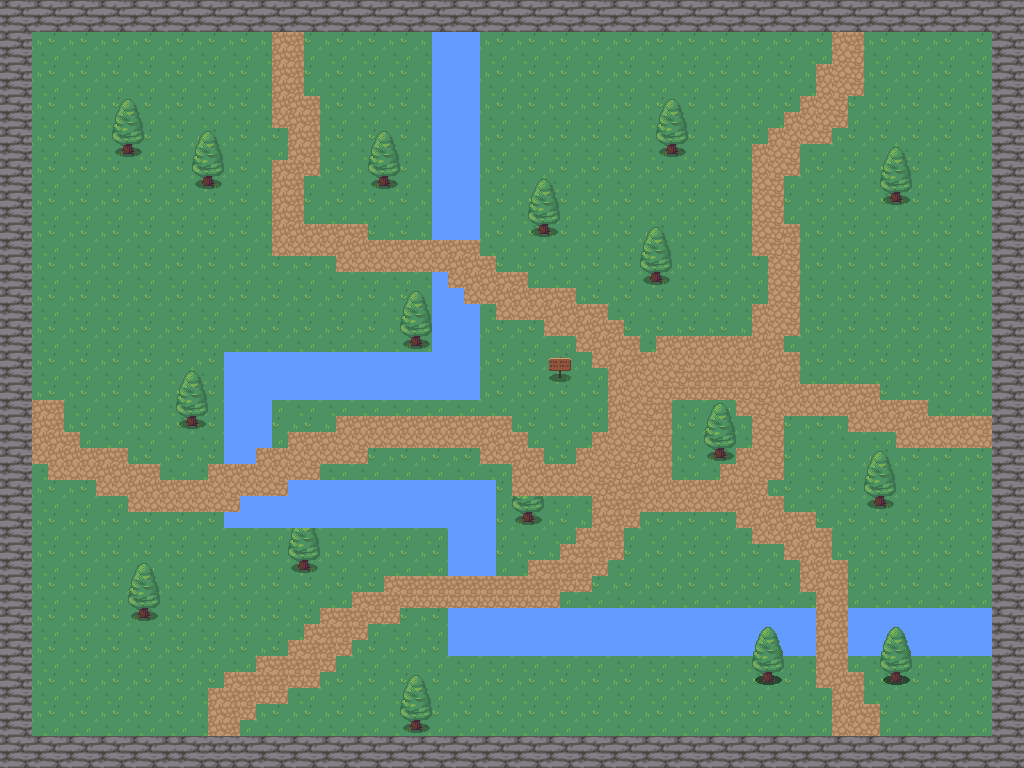

This is a level from a 2D game, rendered from its Tiled map with the project's own tilesets. A one-line summary and the map file follow, with tile-layer data summarised:
An orthogonal 64x48 tile map with 16x16 px tiles, 4 tile layers (Background, Walls, Trees, Road) and 6 objects (player, LG0, LG1, LG2, LG3).

<map version="1.5" tiledversion="1.7.2" orientation="orthogonal" renderorder="right-down" width="64" height="48" tilewidth="16" tileheight="16" infinite="0" nextlayerid="8" nextobjectid="10">
 <tileset firstgid="1" name="Nature" tilewidth="16" tileheight="16" tilecount="720" columns="40">
  <image source="TileSets/RPG Nature Tileset.png" width="641" height="288" />
 </tileset>
 <layer id="1" name="Background" width="64" height="48" tintcolor="#000000">
  <data>[3072 cells, 3072 non-empty, 4 distinct tile ids]</data>
 </layer>
 <layer id="2" name="Walls" width="64" height="48">
  <data>[3072 cells, 853 non-empty, 20 distinct tile ids]</data>
 </layer>
 <layer id="4" name="Trees" width="64" height="48">
  <data>[3072 cells, 16 non-empty, 8 distinct tile ids]</data>
 </layer>
 <layer id="5" name="Road" width="64" height="48">
  <data>[3072 cells, 478 non-empty, 4 distinct tile ids]</data>
 </layer>
 <objectgroup id="6" name="Object Layer 1">
  <object id="1" name="player" x="727.38" y="362.705">
   <point />
  </object>
  <object id="2" x="289.769" y="70.9639">
   <point />
  </object>
  <object id="3" name="LG0" x="289.769" y="70.9639">
   <point />
  </object>
  <object id="4" name="LG1" x="851.567" y="78.8488">
   <point />
  </object>
  <object id="6" name="LG2" x="68.9927" y="445.496">
   <point />
  </object>
  <object id="8" name="LG3" x="287.798" y="666.272">
   <point />
  </object>
 </objectgroup>
</map>
